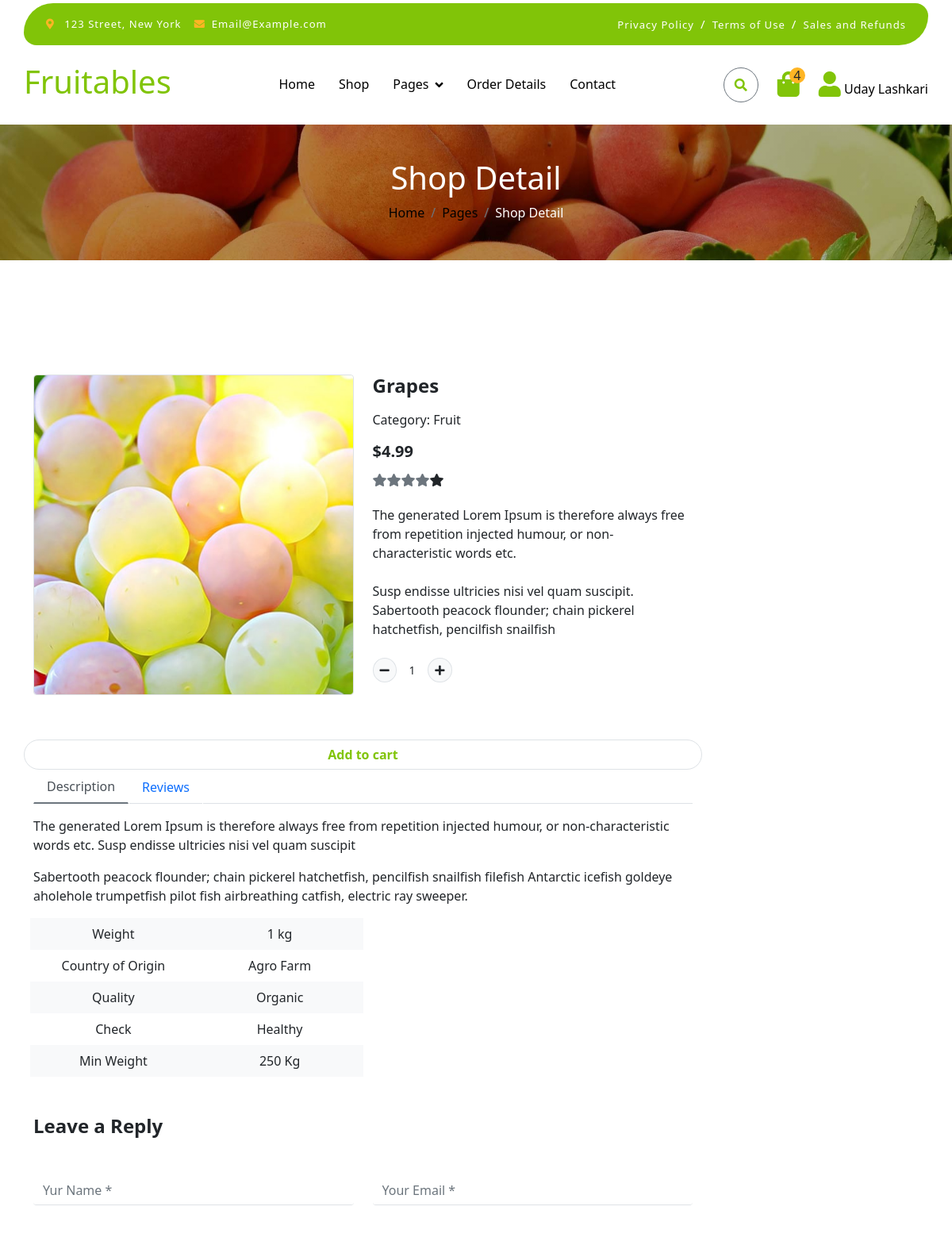
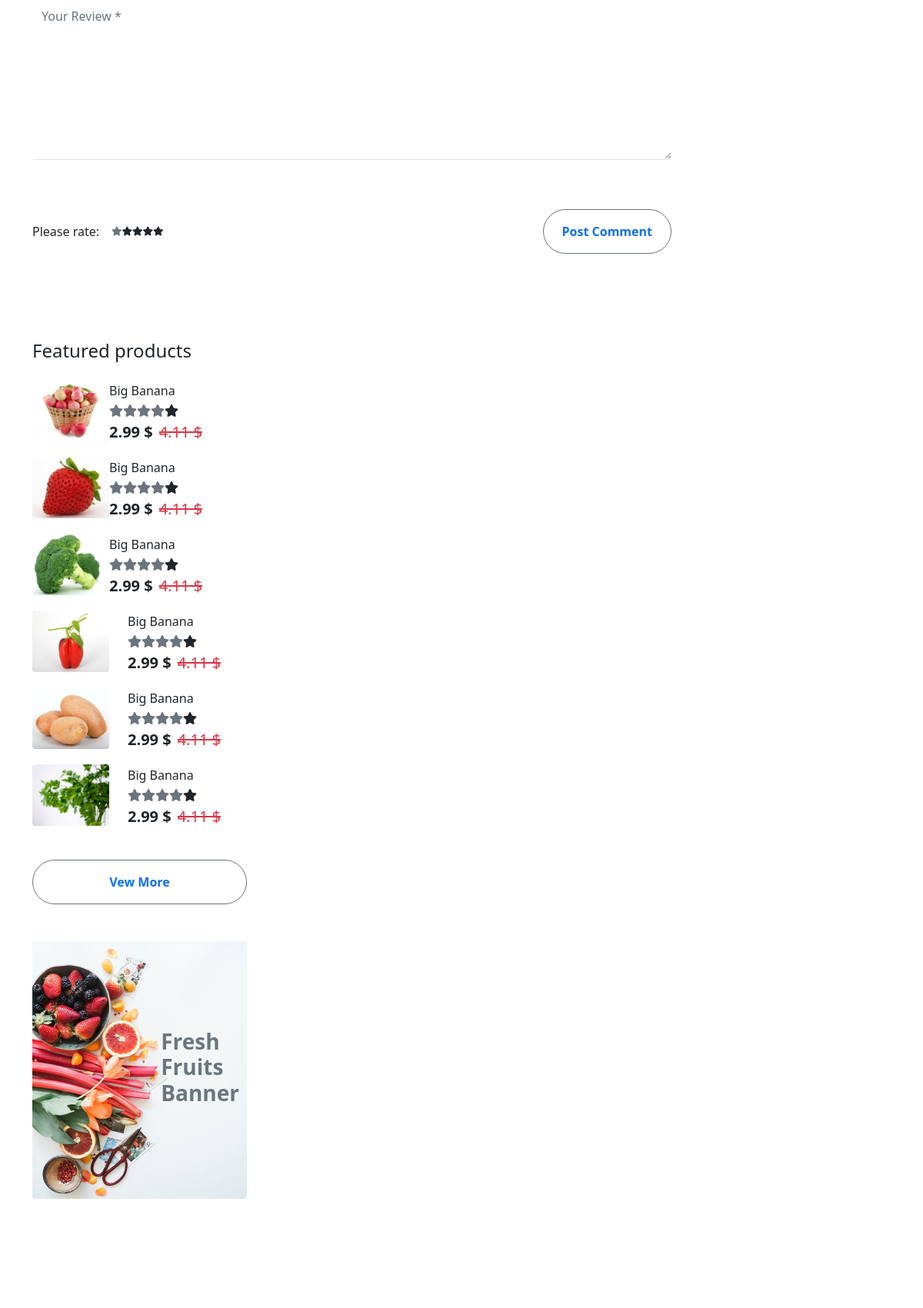
Page /shop-detail.php?id=1 (signed in, upper part) on the committed database (2 pictures, top to bottom).
### tables this page shows
CREATE TABLE `user_info` (
  `id` int(11) NOT NULL,
  `name` varchar(50) NOT NULL,
  `lname` varchar(50) NOT NULL,
  `email` varchar(50) NOT NULL,
  `gen` varchar(50) NOT NULL,
  `pas` varchar(50) NOT NULL,
  `phone` int(50) NOT NULL,
  `city` varchar(50) NOT NULL,
  `pincode` varchar(50) NOT NULL,
  `country` varchar(50) NOT NULL
);

CREATE TABLE `product_detail` (
  `id` int(11) NOT NULL,
  `img` varchar(50) NOT NULL,
  `name` varchar(50) NOT NULL,
  `price` varchar(50) NOT NULL,
  `nameid` varchar(50) NOT NULL
);

### shop-detail.php (the view, shortened to what the rows shown need)
<?php
include "config.php";
$pas = $_SESSION['pas'];
$sql = "SELECT * FROM `user_info` WHERE `pas` = '$pas'";
$res = mysqli_query($con, $sql);
$row2 = mysqli_fetch_assoc($res);
$qu = 1;
?>
<!DOCTYPE html>
<html lang="en">
<head>
    <link rel="stylesheet" href="https://use.fontawesome.com/releases/v5.15.4/css/all.css" />
    <link href="https://cdn.jsdelivr.net/npm/bootstrap-icons@1.4.1/font/bootstrap-icons.css" rel="stylesheet">
    <link href="lib/lightbox/css/lightbox.min.css" rel="stylesheet">
    <link href="lib/owlcarousel/assets/owl.carousel.min.css" rel="stylesheet">
    <link href="https://cdn.jsdelivr.net/npm/bootstrap@5.0.2/dist/css/bootstrap.min.css" rel="stylesheet"
>
    <link href="css/style.css" rel="stylesheet">
</head>
<body>
        <div class="container-fluid fixed-top">
            <div class="container px-0">
                <nav class="navbar navbar-light bg-white navbar-expand-xl">
                    <a href="index.php" class="navbar-brand">
                        <h1 class=" display-6" style="color: #81c408;">Fruitables</h1>
                    </a>
                    <div class="collapse navbar-collapse bg-white" id="navbarCollapse">
                        <div class="d-flex m-3 me-0">
                            <button
                                class="btn-search btn border border-secondary btn-md-square rounded-circle bg-white me-4"
                                data-bs-toggle="modal" data-bs-target="#searchModal"id="se" ><i class="fas fa-search "
                                    style="color: #81c408;" ></i></button>
                            <a href="cart.php" class="position-relative me-4 my-auto">
                            <?php
                                        $sql="SELECT * FROM `cart`";
                                        $res=mysqli_query($con,$sql);
                                        $i=0;
                                        while($row=mysqli_fetch_assoc($res))
                                        {
                                            $i++;
                                        }
                                        ?>
                                <i class="fa fa-shopping-bag fa-2x" style="color:#81c408 ;"></i>
                                <span
                                    class="position-absolute rounded-circle d-flex align-items-center justify-content-center text-dark px-1"
                                    style="top: -5px; left: 15px; height: 20px; min-width: 20px; background-color: #ffb524;"><?php echo $i?></span>
                                </a>
                            <a href="user_info.php" class="my-auto">
                                <i class="fas fa-user fa-2x" style="color:#81c408;"></i>
                                <?php echo  $row2['name']. " ".$row2['lname'] ?>
                            </a>
                        </div>
                    </div>
                </nav>
            </div>
        </div>
    <div class="container-fluid page-header py-5">
        <h1 class="text-center text-white display-6">Shop Detail</h1>
    </div>
    <div class="container-fluid py-5 mt-5">
        <div class="container py-5">
            <div class="row g-4 mb-5">
                <div class="col-lg-8 col-xl-9">
                    <div class="row g-4">
                        <?php
                            $id=$_REQUEST['id'];
                            $sql="SELECT * FROM `product_detail` WHERE `id`='$id'";
                            $res=mysqli_query($con,$sql);
                            while($row=mysqli_fetch_assoc($res))
                            {
                            ?>
                        <div class="col-lg-6">
                            <div class="border rounded">
                                <form action="" method="POST">
                                    <a href="#">
                                        <img src="img/<?php echo $row['img']?>"  class="img-fluid rounded"
                                            alt="Image">
                                    </a>
                            </div>
                        </div>
                        <div class="col-lg-6">
                            <h4 class="fw-bold mb-3"><?php echo $row['name']?></h4>
                            <p class="mb-3">Category: <?php echo ucfirst($row['nameid'])?></p>
                            <h5 class="fw-bold mb-3" >$<?php echo $row['price']?></h5>
                            <div class="d-flex mb-4">
                                <i class="fa fa-star text-secondary"></i>
                                <i class="fa fa-star text-secondary"></i>
                                <i class="fa fa-star text-secondary"></i>
                                <i class="fa fa-star text-secondary"></i>
                                <i class="fa fa-star"></i>
                            </div>
                            <p class="mb-4">The generated Lorem Ipsum is therefore always free from repetition injected
                                humour, or non-characteristic words etc.</p>
                            <p class="mb-4">Susp endisse ultricies nisi vel quam suscipit. Sabertooth peacock flounder;
                                chain pickerel hatchetfish, pencilfish snailfish</p>
                                <div class="input-group quantity mb-5" style="width: 100px;">
    <div class="input-group-btn">
        <button type="button" class="btn btn-sm btn-minus rounded-circle bg-light border" onclick="decrementQuantity()">
            <i class="fa fa-minus"></i>
        </button>
    </div>
    <input id="quantityInput" type="text" class="form-control form-control-sm text-center border-0" name="qu" value="<?php echo $qu ?>">
    <div class="input-group-btn">
        <button type="button" class="btn btn-sm btn-plus rounded-circle bg-light border" onclick="incrementQuantity()">
            <i class="fa fa-plus"></i>
        </button>
    </div>
</div>
                        </div>
                        <input type="submit" href="?id=<?php echo $row['id']?>" name="insert"
                            class="btn border  aa rounded-pill px-3 " style="color: #81c408;" value="Add to cart">
                    </div>
                    <?php
                             }
                            ?>
                </div>
            </div>
        </div>
    </div>
</body>
</html>

### rows in the picture
user_info: name "Uday", lname "Lashkari"
product_detail: img (picture), name "Grapes", nameid "Fruit", price "4.99"

### other values in the picture
$i "4"
